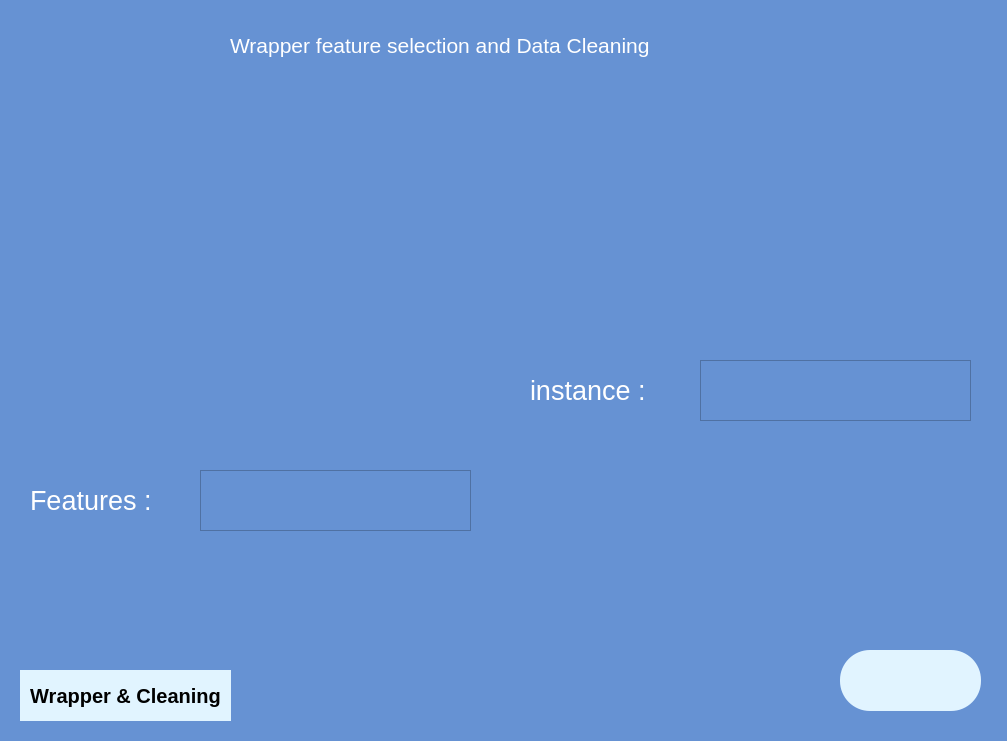
<?xml version="1.0" encoding="UTF-8"?>
<ui version="4.0">
 <class>Form</class>
 <widget class="QWidget" name="Form">
  <property name="enabled">
   <bool>true</bool>
  </property>
  <property name="geometry">
   <rect>
    <x>0</x>
    <y>0</y>
    <width>1007</width>
    <height>741</height>
   </rect>
  </property>
  <property name="sizePolicy">
   <sizepolicy hsizetype="Fixed" vsizetype="Fixed">
    <horstretch>0</horstretch>
    <verstretch>0</verstretch>
   </sizepolicy>
  </property>
  <property name="minimumSize">
   <size>
    <width>1007</width>
    <height>741</height>
   </size>
  </property>
  <property name="maximumSize">
   <size>
    <width>1007</width>
    <height>741</height>
   </size>
  </property>
  <property name="sizeIncrement">
   <size>
    <width>1007</width>
    <height>741</height>
   </size>
  </property>
  <property name="baseSize">
   <size>
    <width>1007</width>
    <height>741</height>
   </size>
  </property>
  <property name="windowTitle">
   <string>Form</string>
  </property>
  <property name="windowIcon">
   <iconset>
    <normaloff>logo1.ico</normaloff>logo1.ico</iconset>
  </property>
  <property name="styleSheet">
   <string notr="true">
/*-----QWidget-----*/
QWidget
{
	background-color: #6692d3;
	color: #ffffff;
	border-color: #181c21;

}


/*-----QMenuBar-----*/
QMenuBar
{
	background-color: #6692fc;
	color: #fff;
	border-color: #181c21;

}


QMenuBar::item
{
    background-color: transparent;

}


QMenuBar::item:selected
{
    background-color: #389bff;

}


QMenuBar::item:pressed
{
    background-color: #3a76b4;
    border: 1px solid #5ab8a0;
    margin-bottom: -1px;
    padding-bottom: 1px;

}


/*-----QMenu-----*/
QMenu
{
    background-color: #e1f4ff;
    border: 1px solid;
    color: #000;

}


QMenu::separator
{
    height: 1px;
    background-color: #000;
    color: #ffffff;
    padding-left: 4px;
    margin-left: 10px;
    margin-right: 5px;

}


QMenu::item
{
    min-width : 150px;
    padding: 3px 20px 3px 20px;

}


QMenu::item:selected
{
    background-color: #3a76b4;
    color: #ffffff;

}


QMenu::item:disabled
{
    color: #262626;

}


/*-----QPushButton-----*/
QPushButton
{
	background-color: #e1f4ff;
	color: #000000;
	border-style: solid;
	border-color: #181c21;
	font-weight: bold;
	font-size: 20px;
	font-family: Arial;

}


QPushButton::hover
{
	background-color: #f6fbff;

}


QPushButton::pressed
{
	background-color: #cdcdcd;

}


/*-----QLineEdit-----*/
QLineEdit
{
	background-color: #12160c;
	color: #ffffff;
	border: 1px solid #6692fc;
	padding: 3px;

}</string>
  </property>
  <widget class="QPushButton" name="warbtn">
   <property name="enabled">
    <bool>true</bool>
   </property>
   <property name="geometry">
    <rect>
     <x>20</x>
     <y>670</y>
     <width>211</width>
     <height>51</height>
    </rect>
   </property>
   <property name="font">
    <font>
     <family>Arial</family>
     <pointsize>-1</pointsize>
     <weight>75</weight>
     <bold>true</bold>
    </font>
   </property>
   <property name="text">
    <string>Wrapper &amp;&amp; Cleaning</string>
   </property>
  </widget>
  <widget class="QLabel" name="deslab">
   <property name="geometry">
    <rect>
     <x>20</x>
     <y>130</y>
     <width>481</width>
     <height>311</height>
    </rect>
   </property>
   <property name="font">
    <font>
     <pointsize>16</pointsize>
    </font>
   </property>
   <property name="styleSheet">
    <string notr="true"/>
   </property>
   <property name="text">
    <string/>
   </property>
  </widget>
  <widget class="QLabel" name="deslab2">
   <property name="geometry">
    <rect>
     <x>510</x>
     <y>180</y>
     <width>471</width>
     <height>151</height>
    </rect>
   </property>
   <property name="font">
    <font>
     <pointsize>16</pointsize>
    </font>
   </property>
   <property name="text">
    <string/>
   </property>
   <property name="alignment">
    <set>Qt::AlignLeading|Qt::AlignLeft|Qt::AlignTop</set>
   </property>
  </widget>
  <widget class="QPushButton" name="wrnext">
   <property name="geometry">
    <rect>
     <x>840</x>
     <y>650</y>
     <width>141</width>
     <height>61</height>
    </rect>
   </property>
   <property name="autoFillBackground">
    <bool>false</bool>
   </property>
   <property name="styleSheet">
    <string notr="true">QPushButton {
  border-radius:30px;


}
</string>
   </property>
   <property name="text">
    <string/>
   </property>
   <property name="icon">
    <iconset>
     <normaloff>icon-removebg-preview.png</normaloff>icon-removebg-preview.png</iconset>
   </property>
   <property name="iconSize">
    <size>
     <width>100</width>
     <height>100</height>
    </size>
   </property>
   <property name="shortcut">
    <string/>
   </property>
  </widget>
  <widget class="QLabel" name="label_3">
   <property name="geometry">
    <rect>
     <x>230</x>
     <y>20</y>
     <width>541</width>
     <height>51</height>
    </rect>
   </property>
   <property name="font">
    <font>
     <pointsize>16</pointsize>
    </font>
   </property>
   <property name="text">
    <string>Wrapper feature selection and Data Cleaning</string>
   </property>
  </widget>
  <widget class="QTextEdit" name="wrow">
   <property name="geometry">
    <rect>
     <x>700</x>
     <y>360</y>
     <width>271</width>
     <height>61</height>
    </rect>
   </property>
   <property name="font">
    <font>
     <pointsize>18</pointsize>
    </font>
   </property>
   <property name="styleSheet">
    <string notr="true">color: #DC143C</string>
   </property>
   <property name="textInteractionFlags">
    <set>Qt::NoTextInteraction</set>
   </property>
  </widget>
  <widget class="QLabel" name="label_4">
   <property name="geometry">
    <rect>
     <x>530</x>
     <y>360</y>
     <width>151</width>
     <height>61</height>
    </rect>
   </property>
   <property name="font">
    <font>
     <pointsize>20</pointsize>
    </font>
   </property>
   <property name="text">
    <string>instance : </string>
   </property>
  </widget>
  <widget class="QLabel" name="label_5">
   <property name="geometry">
    <rect>
     <x>30</x>
     <y>470</y>
     <width>161</width>
     <height>61</height>
    </rect>
   </property>
   <property name="font">
    <font>
     <pointsize>20</pointsize>
    </font>
   </property>
   <property name="text">
    <string>Features :</string>
   </property>
  </widget>
  <widget class="QTextEdit" name="wclu">
   <property name="geometry">
    <rect>
     <x>200</x>
     <y>470</y>
     <width>271</width>
     <height>61</height>
    </rect>
   </property>
   <property name="font">
    <font>
     <pointsize>18</pointsize>
    </font>
   </property>
   <property name="styleSheet">
    <string notr="true">color: #DC143C</string>
   </property>
   <property name="textInteractionFlags">
    <set>Qt::NoTextInteraction</set>
   </property>
  </widget>
 </widget>
 <resources/>
 <connections/>
</ui>
